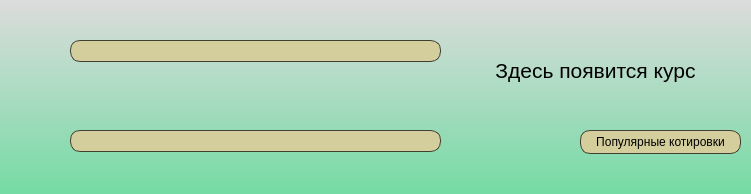
<?xml version="1.0" encoding="UTF-8"?>
<ui version="4.0">
 <class>Converter</class>
 <widget class="QWidget" name="Converter">
  <property name="geometry">
   <rect>
    <x>0</x>
    <y>0</y>
    <width>751</width>
    <height>194</height>
   </rect>
  </property>
  <property name="windowTitle">
   <string>Form</string>
  </property>
  <property name="styleSheet">
   <string notr="true">QWidget#Converter {background-color: qlineargradient(spread:pad, x1:0.5, y1:0, x2:0.5, y2:1, stop:0 #DCDCDC, stop:1 #75DBA4);
width: 200px;
}
</string>
  </property>
  <widget class="QComboBox" name="currency_picker">
   <property name="geometry">
    <rect>
     <x>70</x>
     <y>40</y>
     <width>371</width>
     <height>22</height>
    </rect>
   </property>
   <property name="cursor">
    <cursorShape>PointingHandCursor</cursorShape>
   </property>
   <property name="styleSheet">
    <string notr="true">QComboBox{
background-color:#D3CE9B;
border-radius: 10px;
border-style: solid;
border-width: 1px;
border-color: #413F33;
}
QComboBox:on {
    border-bottom-right-radius: 0px;
    border-bottom-left-radius: 0px;
}
QComboBox::drop-down 
{
    width: 0px;
    height: 0px;
}
QComboBox QAbstractItemView {
color: #000;	
background-color: #D3CE9B;
selection-background-color: #D3CE9B;
border-radius: 0px;
border-style: solid;
border-width: 1px;
border-color: #413F33;
}
QScrollBar:vertical {
background-color: #AEA86B;
padding: 4px;
border-radius: 5px;
}

QScrollBar::handle:vertical {
    background-color: #958F5A;         
    min-height: 5px;
    border-radius: 4px;
}

QScrollBar::up-arrow:vertical, QScrollBar::down-arrow:vertical {
    background-color: #AEA86B;
	border-radius: 5px;
}

QScrollBar::add-page:vertical, QScrollBar::sub-page:vertical {
    background: none;
}

QScrollBar::sub-line:vertical, QScrollBar::add-line:vertical {
	background-color: #fff;
    height: 0px;
    width: 0px;
}

QComboBox QAbstractItemView::item:hover {
	background-color: #88DAAE;
	color: #000;
}

QComboBox QAbstractItemView::item:focus {
	background-color: #88DAAE;
	color: #000;
}

QComboBox:hover {
background-color:#AEA76B;
}</string>
   </property>
   <property name="placeholderText">
    <string>Выберите валюту, которую хотите перевести</string>
   </property>
  </widget>
  <widget class="QComboBox" name="currency_picker_2">
   <property name="enabled">
    <bool>false</bool>
   </property>
   <property name="geometry">
    <rect>
     <x>70</x>
     <y>130</y>
     <width>371</width>
     <height>22</height>
    </rect>
   </property>
   <property name="cursor">
    <cursorShape>PointingHandCursor</cursorShape>
   </property>
   <property name="styleSheet">
    <string notr="true">QComboBox{
background-color:#D3CE9B;
border-radius: 10px;
border-style: solid;
border-width: 1px;
border-color: #413F33;
}
QComboBox:on {
    border-bottom-right-radius: 0px;
    border-bottom-left-radius: 0px;
}
QComboBox::drop-down 
{
    width: 0px;
    height: 0px;
}
QComboBox QAbstractItemView {
color: #000;	
background-color: #D3CE9B;
selection-background-color: #D3CE9B;
border-radius: 0px;
border-style: solid;
border-width: 1px;
border-color: #413F33;
}
QScrollBar:vertical {
background-color: #AEA86B;
padding: 4px;
border-radius: 5px;
}

QScrollBar::handle:vertical {
    background-color: #958F5A;         
    min-height: 5px;
    border-radius: 4px;
}

QScrollBar::up-arrow:vertical, QScrollBar::down-arrow:vertical {
    background-color: #AEA86B;
	border-radius: 5px;
}

QScrollBar::add-page:vertical, QScrollBar::sub-page:vertical {
    background: none;
}

QScrollBar::sub-line:vertical, QScrollBar::add-line:vertical {
	background-color: #fff;
    height: 0px;
    width: 0px;
}

QComboBox QAbstractItemView::item:hover {
	background-color: #88DAAE;
	color: #000;
}

QComboBox QAbstractItemView::item:focus {
	background-color: #88DAAE;
	color: #000;
}

QComboBox:hover {
background-color:#AEA76B;
}</string>
   </property>
   <property name="placeholderText">
    <string>Выберите валюту для сравнения</string>
   </property>
  </widget>
  <widget class="QLabel" name="currency_2_rate">
   <property name="geometry">
    <rect>
     <x>460</x>
     <y>30</y>
     <width>271</width>
     <height>81</height>
    </rect>
   </property>
   <property name="font">
    <font>
     <pointsize>16</pointsize>
    </font>
   </property>
   <property name="text">
    <string>Здесь появится курс</string>
   </property>
   <property name="alignment">
    <set>Qt::AlignCenter</set>
   </property>
   <property name="wordWrap">
    <bool>true</bool>
   </property>
  </widget>
  <widget class="QGroupBox" name="more_block">
   <property name="geometry">
    <rect>
     <x>20</x>
     <y>210</y>
     <width>721</width>
     <height>291</height>
    </rect>
   </property>
   <property name="font">
    <font>
     <pointsize>18</pointsize>
    </font>
   </property>
   <property name="styleSheet">
    <string notr="true">border: 0;</string>
   </property>
   <property name="title">
    <string/>
   </property>
   <widget class="QLabel" name="USD_name">
    <property name="geometry">
     <rect>
      <x>80</x>
      <y>250</y>
      <width>200</width>
      <height>30</height>
     </rect>
    </property>
    <property name="font">
     <font>
      <pointsize>16</pointsize>
     </font>
    </property>
    <property name="styleSheet">
     <string notr="true">QLabel {
padding-left: 20px;
padding-bottom: 3px;
background-color: #D3CE9B;
border-radius: 10px;
border-style: solid;
border-width: 2px;
border-color: #AEA86B;
}</string>
    </property>
    <property name="text">
     <string>Доллар США</string>
    </property>
    <property name="margin">
     <number>0</number>
    </property>
   </widget>
   <widget class="QLabel" name="Yen_name">
    <property name="geometry">
     <rect>
      <x>80</x>
      <y>130</y>
      <width>200</width>
      <height>30</height>
     </rect>
    </property>
    <property name="font">
     <font>
      <pointsize>16</pointsize>
     </font>
    </property>
    <property name="styleSheet">
     <string notr="true">QLabel {
padding-left: 20px;
padding-bottom: 3px;
background-color: #D3CE9B;
border-radius: 10px;
border-style: solid;
border-width: 2px;
border-color: #AEA86B;
}</string>
    </property>
    <property name="text">
     <string>Японская Йена</string>
    </property>
    <property name="margin">
     <number>0</number>
    </property>
   </widget>
   <widget class="QLabel" name="Euro_name">
    <property name="geometry">
     <rect>
      <x>80</x>
      <y>190</y>
      <width>200</width>
      <height>30</height>
     </rect>
    </property>
    <property name="font">
     <font>
      <pointsize>16</pointsize>
     </font>
    </property>
    <property name="styleSheet">
     <string notr="true">QLabel {
padding-left: 20px;
padding-bottom: 3px;
background-color: #D3CE9B;
border-radius: 10px;
border-style: solid;
border-width: 2px;
border-color: #AEA86B;
}</string>
    </property>
    <property name="text">
     <string>Евро</string>
    </property>
    <property name="margin">
     <number>0</number>
    </property>
   </widget>
   <widget class="QLabel" name="Pound_name">
    <property name="geometry">
     <rect>
      <x>80</x>
      <y>10</y>
      <width>200</width>
      <height>30</height>
     </rect>
    </property>
    <property name="font">
     <font>
      <pointsize>16</pointsize>
     </font>
    </property>
    <property name="styleSheet">
     <string notr="true">QLabel {
padding-left: 20px;
padding-bottom: 3px;
background-color: #D3CE9B;
border-radius: 10px;
border-style: solid;
border-width: 2px;
border-color: #AEA86B;
}</string>
    </property>
    <property name="text">
     <string>Фунт стерлингов</string>
    </property>
    <property name="margin">
     <number>0</number>
    </property>
   </widget>
   <widget class="QLabel" name="Yuan_name">
    <property name="geometry">
     <rect>
      <x>80</x>
      <y>70</y>
      <width>200</width>
      <height>30</height>
     </rect>
    </property>
    <property name="font">
     <font>
      <pointsize>16</pointsize>
     </font>
    </property>
    <property name="styleSheet">
     <string notr="true">QLabel {
padding-left: 20px;
padding-bottom: 3px;
background-color: #D3CE9B;
border-radius: 10px;
border-style: solid;
border-width: 2px;
border-color: #AEA86B;
}</string>
    </property>
    <property name="text">
     <string>Китайский Юань</string>
    </property>
    <property name="margin">
     <number>0</number>
    </property>
   </widget>
   <widget class="QLabel" name="Yen_rate">
    <property name="geometry">
     <rect>
      <x>550</x>
      <y>130</y>
      <width>151</width>
      <height>30</height>
     </rect>
    </property>
    <property name="font">
     <font>
      <pointsize>16</pointsize>
     </font>
    </property>
    <property name="text">
     <string>?</string>
    </property>
    <property name="alignment">
     <set>Qt::AlignCenter</set>
    </property>
   </widget>
   <widget class="QLabel" name="USD_rate">
    <property name="geometry">
     <rect>
      <x>550</x>
      <y>250</y>
      <width>151</width>
      <height>30</height>
     </rect>
    </property>
    <property name="font">
     <font>
      <pointsize>16</pointsize>
     </font>
    </property>
    <property name="text">
     <string>?</string>
    </property>
    <property name="alignment">
     <set>Qt::AlignCenter</set>
    </property>
   </widget>
   <widget class="QLabel" name="Pound_rate">
    <property name="geometry">
     <rect>
      <x>550</x>
      <y>10</y>
      <width>151</width>
      <height>30</height>
     </rect>
    </property>
    <property name="font">
     <font>
      <pointsize>16</pointsize>
     </font>
    </property>
    <property name="text">
     <string>?</string>
    </property>
    <property name="alignment">
     <set>Qt::AlignCenter</set>
    </property>
   </widget>
   <widget class="QLabel" name="Yuan_rate">
    <property name="geometry">
     <rect>
      <x>550</x>
      <y>70</y>
      <width>151</width>
      <height>30</height>
     </rect>
    </property>
    <property name="font">
     <font>
      <pointsize>16</pointsize>
     </font>
    </property>
    <property name="text">
     <string>?</string>
    </property>
    <property name="alignment">
     <set>Qt::AlignCenter</set>
    </property>
   </widget>
   <widget class="QLabel" name="Euro_rate">
    <property name="geometry">
     <rect>
      <x>550</x>
      <y>190</y>
      <width>151</width>
      <height>30</height>
     </rect>
    </property>
    <property name="font">
     <font>
      <pointsize>16</pointsize>
     </font>
    </property>
    <property name="text">
     <string>?</string>
    </property>
    <property name="alignment">
     <set>Qt::AlignCenter</set>
    </property>
   </widget>
   <widget class="QLabel" name="Pound_icon">
    <property name="geometry">
     <rect>
      <x>50</x>
      <y>0</y>
      <width>50</width>
      <height>50</height>
     </rect>
    </property>
    <property name="font">
     <font>
      <pointsize>25</pointsize>
     </font>
    </property>
    <property name="styleSheet">
     <string notr="true">QLabel {
background-color: #D3CE9B;
border-radius: 25px;
border-style: solid;
border-width: 2px;
border-color: #AEA86B;
padding-bottom: 2px;
}</string>
    </property>
    <property name="text">
     <string>£</string>
    </property>
    <property name="alignment">
     <set>Qt::AlignCenter</set>
    </property>
   </widget>
   <widget class="QLabel" name="Yuan_icon">
    <property name="geometry">
     <rect>
      <x>50</x>
      <y>60</y>
      <width>50</width>
      <height>50</height>
     </rect>
    </property>
    <property name="font">
     <font>
      <pointsize>25</pointsize>
     </font>
    </property>
    <property name="styleSheet">
     <string notr="true">QLabel {
background-color: #D3CE9B;
border-radius: 25px;
border-style: solid;
border-width: 2px;
border-color: #AEA86B;
padding-bottom: 2px;
}</string>
    </property>
    <property name="text">
     <string>圓</string>
    </property>
    <property name="alignment">
     <set>Qt::AlignCenter</set>
    </property>
   </widget>
   <widget class="QLabel" name="Yen_icon">
    <property name="geometry">
     <rect>
      <x>50</x>
      <y>120</y>
      <width>50</width>
      <height>50</height>
     </rect>
    </property>
    <property name="font">
     <font>
      <pointsize>25</pointsize>
     </font>
    </property>
    <property name="styleSheet">
     <string notr="true">QLabel {
background-color: #D3CE9B;
border-radius: 25px;
border-style: solid;
border-width: 2px;
border-color: #AEA86B;
padding-bottom: 2px;
}</string>
    </property>
    <property name="text">
     <string>¥</string>
    </property>
    <property name="alignment">
     <set>Qt::AlignCenter</set>
    </property>
   </widget>
   <widget class="QLabel" name="Euro_icon">
    <property name="geometry">
     <rect>
      <x>50</x>
      <y>180</y>
      <width>50</width>
      <height>50</height>
     </rect>
    </property>
    <property name="font">
     <font>
      <pointsize>25</pointsize>
     </font>
    </property>
    <property name="styleSheet">
     <string notr="true">QLabel {
background-color: #D3CE9B;
border-radius: 25px;
border-style: solid;
border-width: 2px;
border-color: #AEA86B;
padding-bottom: 2px;
padding-right: 2px;
}</string>
    </property>
    <property name="text">
     <string>€</string>
    </property>
    <property name="alignment">
     <set>Qt::AlignCenter</set>
    </property>
   </widget>
   <widget class="QLabel" name="USD_icon">
    <property name="geometry">
     <rect>
      <x>50</x>
      <y>240</y>
      <width>50</width>
      <height>50</height>
     </rect>
    </property>
    <property name="font">
     <font>
      <pointsize>25</pointsize>
     </font>
    </property>
    <property name="styleSheet">
     <string notr="true">QLabel {
background-color: #D3CE9B;
border-radius: 25px;
border-style: solid;
border-width: 2px;
border-color: #AEA86B;
padding-bottom: 2px;
}</string>
    </property>
    <property name="text">
     <string>$</string>
    </property>
    <property name="alignment">
     <set>Qt::AlignCenter</set>
    </property>
   </widget>
  </widget>
  <widget class="QPushButton" name="more_btn">
   <property name="geometry">
    <rect>
     <x>580</x>
     <y>130</y>
     <width>161</width>
     <height>24</height>
    </rect>
   </property>
   <property name="cursor">
    <cursorShape>PointingHandCursor</cursorShape>
   </property>
   <property name="styleSheet">
    <string notr="true">QPushButton{
background-color:#D3CE9B;
border-radius: 10px;
border-style: solid;
border-width: 1px;
border-color: #413F33;
}


QPushButton:hover {
background-color:#AEA76B;
}
QPushButton:checked {
background-color:#AEA76B;
}</string>
   </property>
   <property name="text">
    <string>Популярные котировки</string>
   </property>
   <property name="checkable">
    <bool>true</bool>
   </property>
  </widget>
 </widget>
 <resources/>
 <connections/>
</ui>
